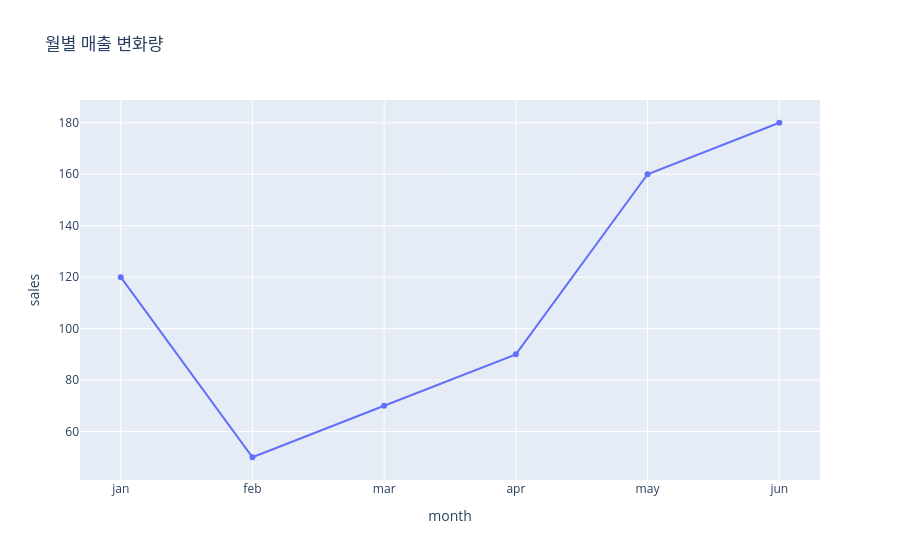

The cell this chart's notebook holds for it:
### Code cell
dx= pd.DataFrame({
        'month': ['jan','feb','mar','apr','may','jun'],
        'sales': [120,50,70,90,160,180],

    })

fig =px.line(dx,
        x='month',
        y='sales',
        markers=True,
        title='월별 매출 변화량')
fig.show()

### Figure 1 — Plotly figure (JSON) as saved in the notebook; plotly's stock layout.template omitted (floating-point values rounded to 4 significant figures)
{"data": [{"hovertemplate": "month=%{x}<br>sales=%{y}<extra></extra>", "legendgroup": "", "line": {"color": "#636efa", "dash": "solid"}, "marker": {"symbol": "circle"}, "mode": "lines+markers", "name": "", "orientation": "v", "showlegend": false, "type": "scatter", "x": ["jan", "feb", "mar", "apr", "may", "jun"], "xaxis": "x", "y": [120, 50, 70, 90, 160, 180], "yaxis": "y"}], "layout": {"legend": {"tracegroupgap": 0}, "title": {"text": "월별 매출 변화량"}, "xaxis": {"anchor": "y", "domain": [0, 1], "title": {"text": "month"}}, "yaxis": {"anchor": "x", "domain": [0, 1], "title": {"text": "sales"}}}}
